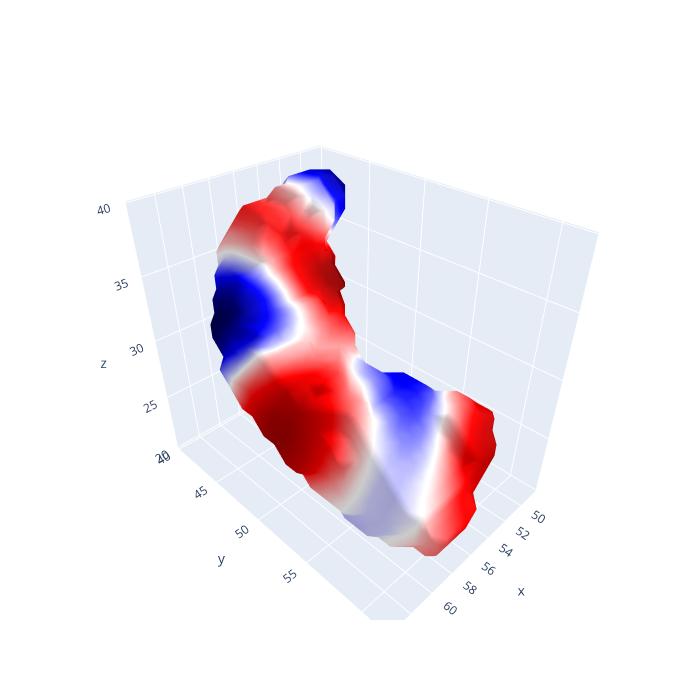

Source (notebook cell):
### Code cell
# Solve eigenmodes on volumetric mesh
solver = EigenSolver(vol).solve(10)

# Visualise tetmesh
plot_mesh_data(vol, solver.emodes[:, 7])

### Figure 1 — Plotly figure (JSON) as saved in the notebook; plotly's stock layout.template omitted (floating-point values rounded to 4 significant figures; data arrays with more than 128 entries replaced by an {"elided": "..."} marker saying what was removed)
{"data": [{"cmax": 0.09469, "cmin": -0.08183, "colorscale": {"elided": "256x2 mixed values"}, "flatshading": false, "i": {"elided": "2062 int values"}, "intensity": {"elided": "1031 float values"}, "j": {"elided": "2062 int values"}, "k": {"elided": "2062 int values"}, "showscale": false, "type": "mesh3d", "x": {"elided": "1031 float values"}, "y": {"elided": "1031 float values"}, "z": {"elided": "1031 float values"}}], "layout": {"height": 700, "scene": {"aspectmode": "data"}, "width": 700}}
